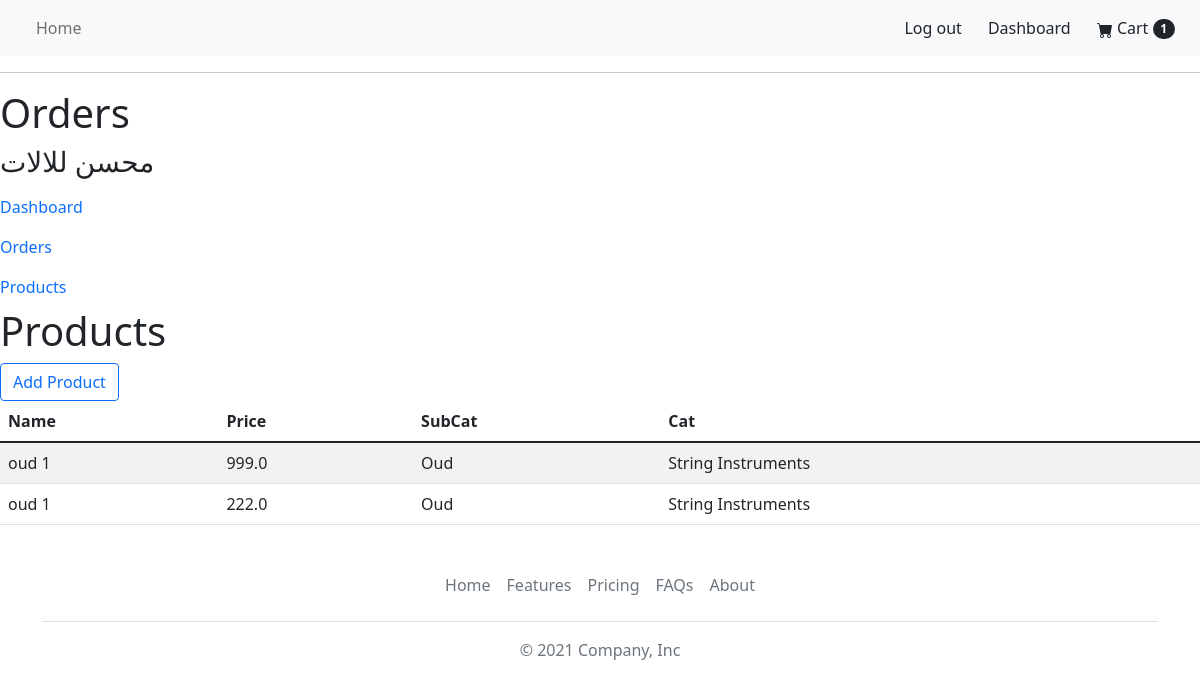
The page /accounts/dashboard-products/ (signed in) on the database as committed earlier.
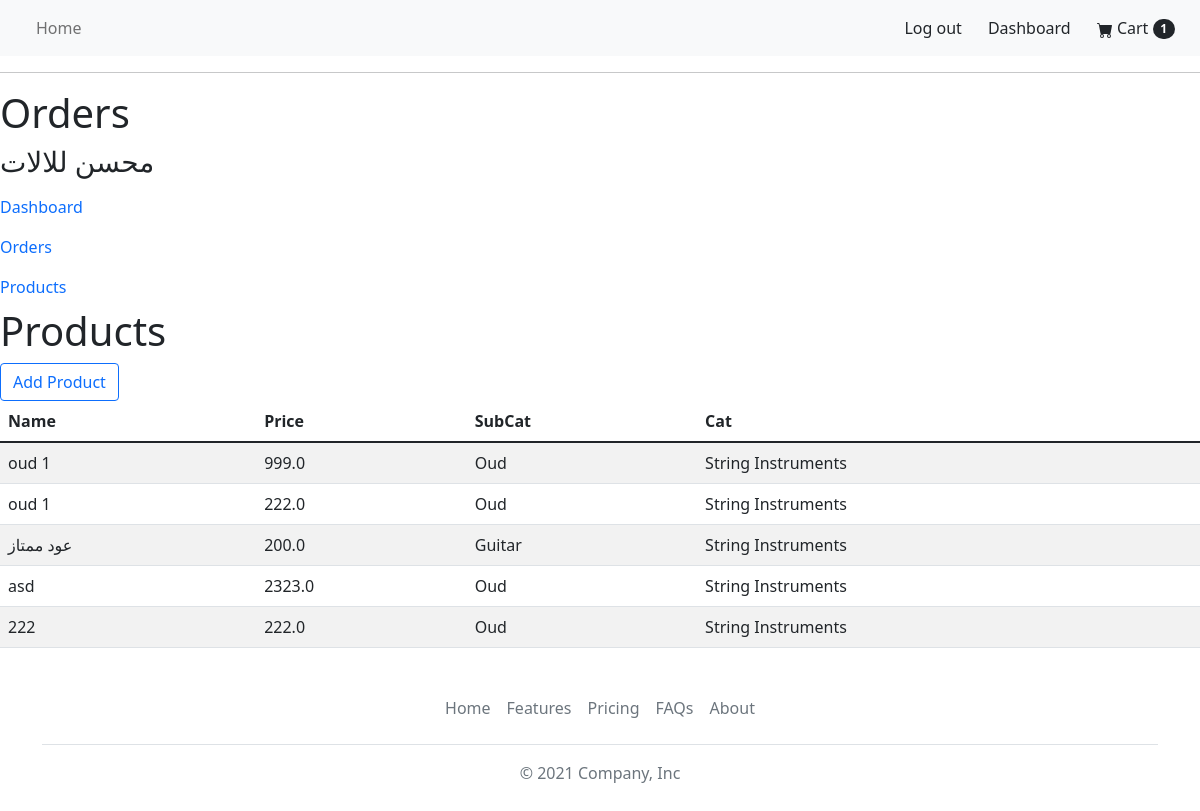
The same page on the database as committed later.
### accounts/models.py (models this page shows)
class CustomUser(AbstractUser):
    is_customer=models.BooleanField(default=False)
    is_vendor=models.BooleanField(default=False)

class Vendor(models.Model):
    customuser=models.OneToOneField(CustomUser,on_delete=models.CASCADE,primary_key=True)
    first_name=models.CharField(max_length=50)
    last_name=models.CharField(max_length=50)
    company_name = models.CharField(max_length=100)
    phone_number=models.CharField(max_length=20)
    is_activated = models.BooleanField(default=False)
    def __str__(self):
        return self.company_name

### store/models.py (models this page shows, shortened)
class Product(models.Model):
    category = models.ForeignKey(Category,on_delete=models.CASCADE,null=True)
    subCategory = ChainedForeignKey(SubCategory,'category','category',False,True)
    name = models.CharField(max_length=200)
    slug = models.SlugField(max_length=200,null=True,blank=True)
    price = models.FloatField()
    image = models.ImageField(null=True,blank=True)
    vendor = models.ForeignKey(Vendor,null=True,on_delete=models.CASCADE)

class SubCategory(models.Model):
    name = models.CharField(max_length=200)
    category = models.ForeignKey(Category,on_delete=models.CASCADE,null=True)
    def __str__(self):
        return self.name

class Category(models.Model):
    name = models.CharField(max_length=200)
    image = models.ImageField(null=True,blank=True)
    def __str__(self):
        return self.name

### accounts/views.py (the view)
# urls.py: path('dashboard-products/',dashboardProductsView,name='dashboard-products'),
def dashboardProductsView(request):
    products=[]
    products = Product.objects.filter(vendor=request.user.vendor)
    context={'products':products}
    return render(request,'accounts/dashboard_products.html',context)

### accounts/templates/accounts/dashboard_products.html
{% extends 'store/base.html' %}
{% load static %}
{% block content %}
<h1>Orders</h1>
<h3>{{user.vendor}}</h3>
{% if user.vendor.is_activated %}
<div>
    <ul class="navbar-nav me-auto mb-2 mb-lg-0">
        <li class="nav-item">
            <a class="nav-link" href="{% url 'dashboard' %}">Dashboard</a>
        </li>
        <li class="nav-item">
            <a class="nav-link" href="{% url 'dashboard-orders' %}">Orders</a>
        </li>
        <li class="nav-item">
            <a class="nav-link" href="{% url 'dashboard-products' %}">Products</a>
        </li>
    </ul>
</div>
<h1>Products</h1>
<a href="{% url 'add-product' %}" class="btn btn-outline-primary">Add Product</a>
<table class="table table-striped">
    <thead>
        <th>Name</th>
        <th>Price</th>
        <th>SubCat</th>
        <th>Cat</th>
    </thead>
    <tbody>
        {% for product in products %}
        <tr>
            <td>{{product.name}}</td>
            <td>{{product.price}}</td>
            <td>{{product.subCategory}}</td>
            <td>{{product.category}}</td>
        </tr>
        {% endfor %}
    </tbody>
</table>
{% else %}
    <p>Please wait for activiation</p>
{% endif %}
{% endblock content %}

### store/templates/store/base.html (shortened to what this page needs)
<!DOCTYPE html>
{% load static %}
<html lang="en">
<head>
  <link href="https://cdn.jsdelivr.net/npm/bootstrap@5.1.3/dist/css/bootstrap.min.css" rel="stylesheet"
>
  <link rel="stylesheet" href="{% static 'css/main.css' %}">
</head>
<body>
  <header>
    <div>
      <nav class="navbar navbar-expand-lg navbar-light bg-light">
        <div class="container-fluid">
          <div class="collapse navbar-collapse" id="navbarSupportedContent">
            <ul class="navbar-nav me-auto mb-2 mb-lg-0">
               <li class="nav-item">
                <a class="nav-link" href="{% url 'home' %}">Home</a>
              </li>
            </ul>
            {% if user.is_authenticated %}
            <a class="btn" href="{% url 'signout' %}">Log out</a>
              {% if user.is_vendor %}
              <a class="btn" href="{% url 'dashboard' %}">Dashboard</a>
              {% endif %}
            {% else %}
            <a class="btn" href="{% url 'signin' %}">Log In</a>
            <a class="btn" href="{% url 'customer-signup' %}">Sign Up</a>
            <a class="btn" href="{% url 'vendor-signup' %}">Vendor Sign Up</a>
            {% endif %}
            <button type="button" class="btn d-none d-lg-block">
              Cart
              <span class="badge rounded-pill bg-dark">
                1
              </span>
            </button>
          </div>
        </div>
      </nav>
    </div>
    <hr class="divider">
  </header>
  <main>
    {% block content %}
    {% endblock content %}
  </main>
  <div class="container">
    <footer class="py-3 my-4">
      <ul class="nav justify-content-center border-bottom pb-3 mb-3">
        <li class="nav-item"><a href="#" class="nav-link px-2 text-muted">Home</a></li>
        <li class="nav-item"><a href="#" class="nav-link px-2 text-muted">Features</a></li>
        <li class="nav-item"><a href="#" class="nav-link px-2 text-muted">Pricing</a></li>
        <li class="nav-item"><a href="#" class="nav-link px-2 text-muted">FAQs</a></li>
        <li class="nav-item"><a href="#" class="nav-link px-2 text-muted">About</a></li>
      </ul>
      <p class="text-center text-muted">© 2021 Company, Inc</p>
    </footer>
  </div>
</body>
</html>

### static/css/main.css (style rules this page uses)
a { text-decoration: none; color: black; }

Rows that differ between the two databases and show on the page:
added Product: name "عود ممتاز", price "200.0", subCategory "Guitar", category "String Instruments"
added Product: name "asd", price "2323.0", subCategory "Oud", category "String Instruments"
added Product: name "222", price "222.0", subCategory "Oud", category "String Instruments"
